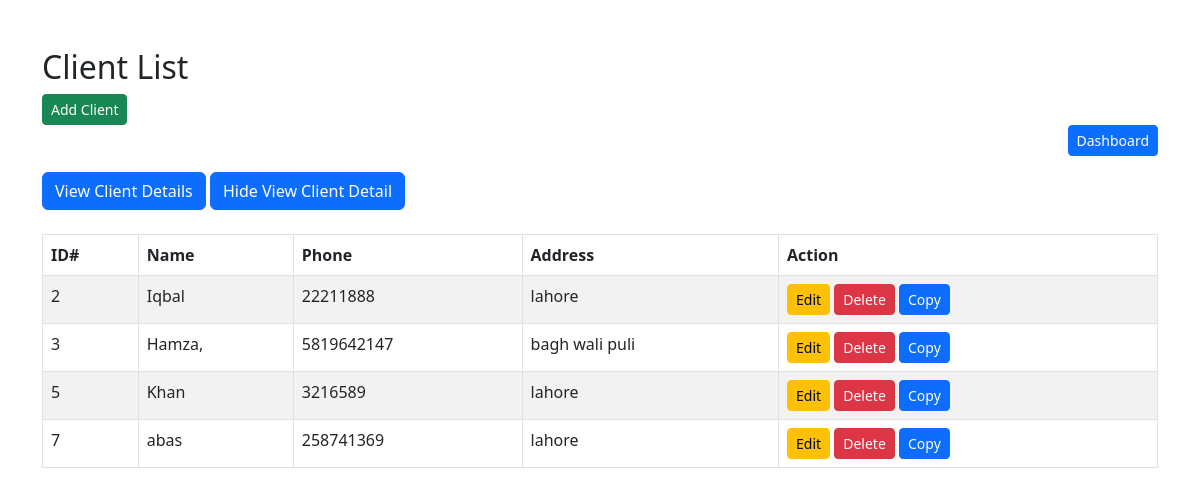
Before: /client/ with the older database file.
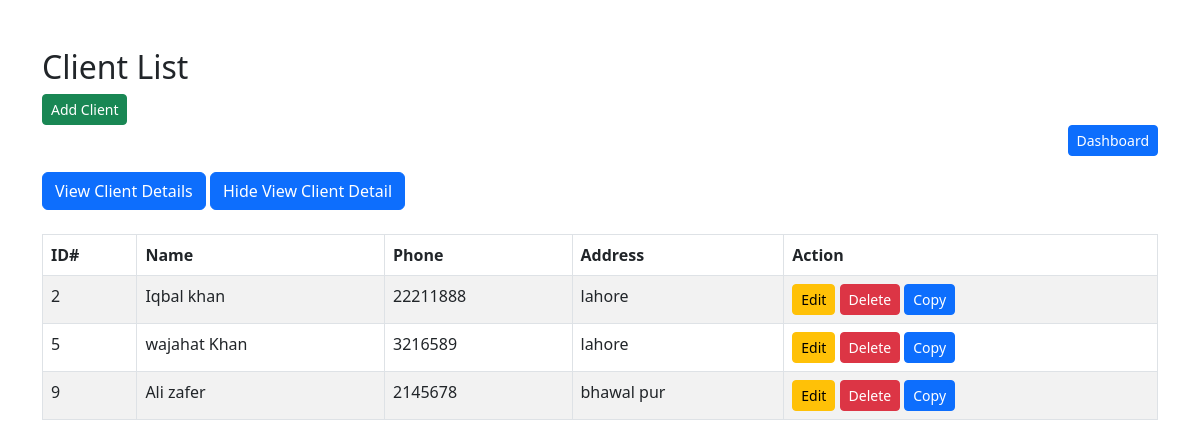
After: the same page with the newer database file.
### client/models.py (models this page shows, shortened)
class Client(models.Model):
    name = models.CharField(max_length=30)
    phone_num = models.CharField(max_length=11)
    address = models.CharField(max_length=250)

### client/views.py (the view)
# urls.py: path('', views.client_list, name = 'client_list'),
def client_list(request):
    clients = Client.objects.all()
    return render(request, 'client_app/client_list.html',{'clients':clients})

### templates/client_app/client_list.html (shortened to what this page needs)
<!DOCTYPE html>
<html lang="en">
<head>
    <link href="https://cdn.jsdelivr.net/npm/bootstrap@5.3.0/dist/css/bootstrap.min.css" rel="stylesheet">
    <link rel="stylesheet" href="https://cdn.datatables.net/1.11.5/css/jquery.dataTables.min.css">
</head>
<body>
    <div class="container mt-5">
        <h2>Client List</h2>
        <button  class="btn btn-success btn-sm delete-btn"
        data-bs-toggle="modal"
        data-bs-target="#createClientModal">
        Add Client
        </button>
        <div class="d-flex justify-content-end mb-3">
            <a href="{% url 'dashboard:home' %}" class="btn btn-primary btn-sm">Dashboard</a>
        </div>
        <button type='button' class="btn btn-primary" data-bs-toggle="modal" data-bs-target="#clientModal">
            View Client Details
        </button>
        <button type='button' class="btn btn-primary" onclick="hideDetailButton()">
            Hide View Client Detail
        </button>
    </div>
    <div class="container mt-4">
        <table id="clientTable" class="display table table-bordered table-striped">
            <thead>
                <tr>
                    <th>ID#</th>
                    <th>Name</th>
                    <th>Phone</th>
                    <th>Address</th>
                    <th>Action</th>
                </tr>
            </thead>
            <tbody>
                {% for client in clients %}
                <tr>
                    <td>{{ client.id }}</td>
                    <td>{{ client.name }}</td>
                    <td>{{ client.phone_num }}</td>
                    <td>{{ client.address }}</td>
                    <td>
                        <button onclick="getClientDetails({{client.id}})" class="btn btn-warning btn-sm edit-btn"
                            data-bs-toggle="modal"
                            data-bs-target="#editClientModal">
                            Edit
                        </button>
                        <button onclick="deleteClientDetails({{client.id}})" class="btn btn-danger btn-sm delete-btn"
                            data-bs-toggle="modal"
                            data-bs-target="#deleteClientModal">
                            Delete
                        </button>
                        <button onclick="copyClientDetails({{client.id}})" class="btn btn-primary btn-sm delete-btn"
                            data-bs-toggle="modal"
                            data-bs-target="#copyClientModal">
                            Copy
                        </button>
                    </td>
                </tr>
                {% endfor %}
            </tbody>
        </table>
    </div>
</body>
</html>

Changed rows visible on the page:
removed Client: id "3", name "Hamza,", phone_num "5819642147", address "bagh wali puli"
removed Client: id "7", name "abas", phone_num "258741369", address "lahore"
changed Client id 2: name "Iqbal" → "Iqbal khan"
changed Client id 5: name "Khan" → "wajahat Khan"
added Client: id "9", name "Ali zafer", phone_num "2145678", address "bhawal pur"
